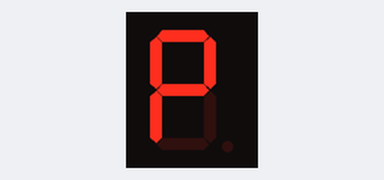
Recording of a sketch running on a simulated Arduino Uno, built with avr-gcc and run on an emulated ATmega328P. Parts: 1-digit seven-segment display. Wiring (inferred from the names in the program): 1-digit 7-segment display, segments lit when HIGH: segments pin 5, pin 6, pin 8, pin 9, pin 10, pin 11, pin 12, pin 13. The segment pins are drawn as the display they are named for.

Above: at 0.1 s.
At 0.9 s:
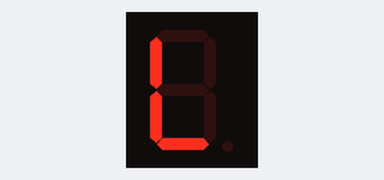
At 1.7 s:
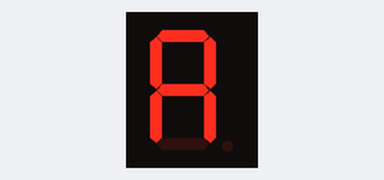
At 13.3 s:
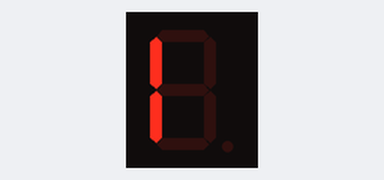
At 24.7 s:
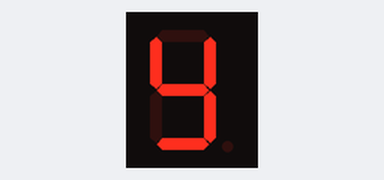
At 39.5 s:
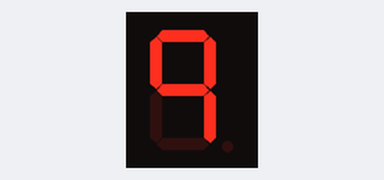

The sketch:

Mission_3___-1.ino
```cpp
int pin_FND[8] = {5,6,8,9,10,11,12,13};

uint8_t FND_Data_play[4] = {0x73,0x38,0x77,0x6E};
uint8_t FND_Data_num[36] = {0x3F, 0x06,0x5B,0x4F,
0x66,0x6D, 0x7D, 0x27,
0x7F, 0x6F, 0x77, 0x7C,
0x39, 0x5E, 0x79,0x71,
0x3D, 0x76, 0x30,0x1E,
0x7A, 0x1C, 0x55,0x54,
0x5C, 0x59, 0x67,0x50,
0x6D, 0x78, 0x1C,0x3E,
0x6A, 0x36, 0x6E, 0x49};

void setup() {
  // put your setup code here, to run once:
  for(int i =0 ; i<8; i++)
  {
    pinMode(pin_FND[i],OUTPUT);
  }

}

void loop() {
  // put your main code here, to run repeatedly:
  for(int i2=0;i2<4;i2++){
    FND_Ctrl(FND_Data_play[i2]);
    delay(800);
  }
   delay(1000);
  for(int i =0; i<36; i++)
  {
    FND_Ctrl(FND_Data_num[i]);
    delay(500);
  }

}

void FND_Ctrl(uint8_t Ctrl_data)
{
  for(int j=0; j<8; j++)
  {
    digitalWrite(pin_FND[j],(Ctrl_data>>j) & 0x01);
  }
}
```

Measured:
- what the display in image 1 shows lasts 0.8 s, from 0.8 s to 1.6 s
- what the display in image 3 shows lasts 0.5 s, from 13.2 s to 13.7 s
- what the display in image 4 shows lasts 1.8 s, from 24.6 s to 26.4 s
